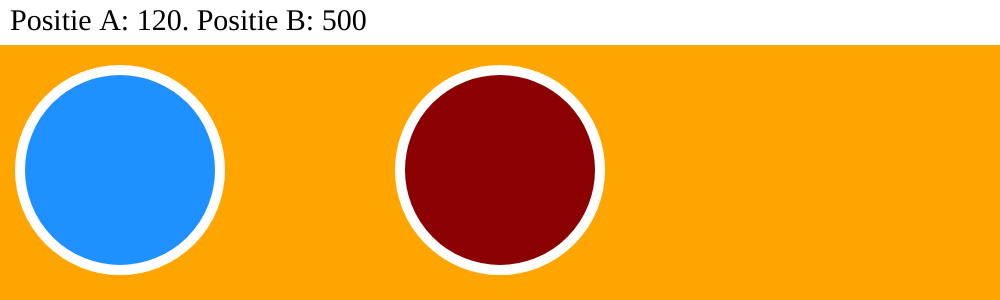
Frame 1 (no input)
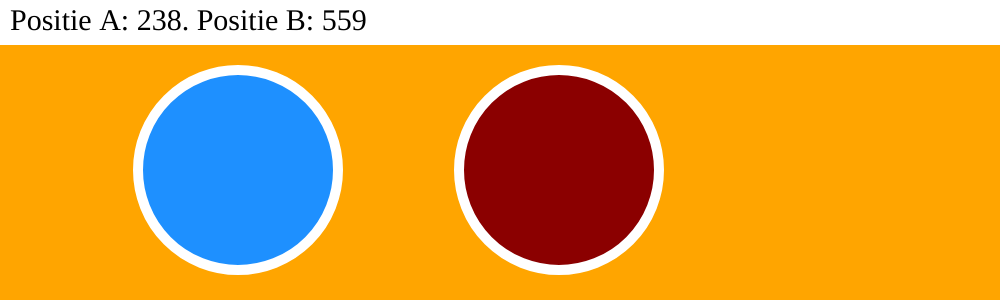
Frame 60 (no input)
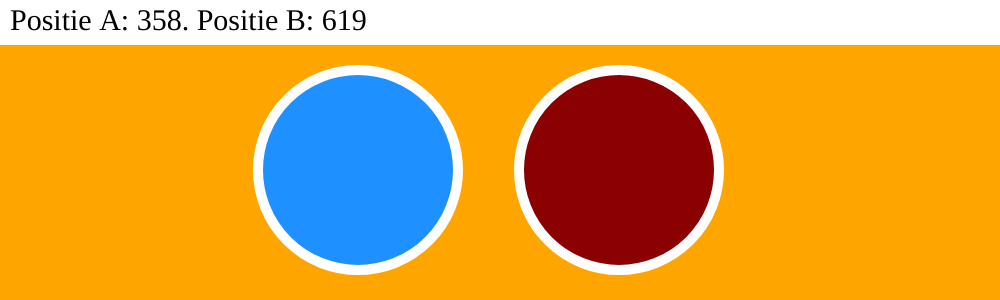
Frame 120 (the mouse pressed at the canvas centre since frame 60)

The p5.js sketch that drew these frames (run headless with seeded random() and noise() and a simulated clock; from frame 60 on, the mouse is pressed at the canvas centre):

// p5.js sketch
// ── sketch.js
let horizontaalA = 120;
let verticaal = 170;
let horizontaalB = 500;

function setup() {
    createCanvas(1000, 300);
    textFont("Verdana");
    textSize(30);
    stroke("white");
    strokeWeight(10);
    frameRate(50);
}

function draw() {
    background("orange");
    fill("white");
    rect(0, 0, width, 40);
    fill("black");
    text(`Positie A: ${horizontaalA}. Positie B: ${horizontaalB}`, 10, 30);
    fill("dodgerblue");
    ellipse(horizontaalA, verticaal, 200);
    fill("darkred");
    ellipse(horizontaalB, verticaal, 200);
    horizontaalA += 2;
    horizontaalB++;
}

// 62. De cirkels gaan sneller bewegen
